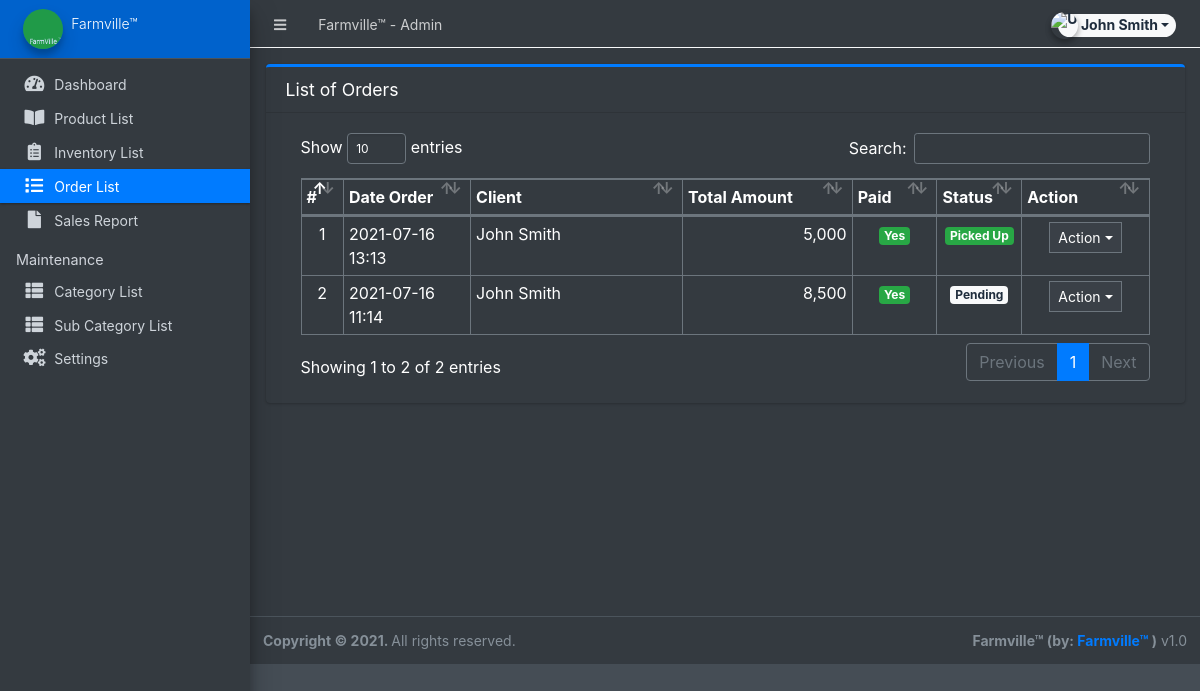
Page /admin/?page=orders (signed in) on the committed database.
### tables this page shows
CREATE TABLE `orders` (
  `id` int(30) NOT NULL,
  `client_id` int(30) NOT NULL,
  `delivery_address` text NOT NULL,
  `payment_method` varchar(100) NOT NULL,
  `order_type` tinyint(1) NOT NULL COMMENT '1= pickup,2= deliver',
  `amount` double NOT NULL,
  `status` tinyint(2) NOT NULL DEFAULT 0,
  `paid` tinyint(1) NOT NULL DEFAULT 0,
  `date_created` datetime NOT NULL DEFAULT current_timestamp(),
  `date_updated` datetime DEFAULT NULL ON UPDATE current_timestamp()
);

### admin/orders/index.php (the view, shortened to what this page needs)
<div class="card card-outline card-primary">
	<div class="card-header">
		<h3 class="card-title">List of Orders</h3>
	</div>
	<div class="card-body">
		<div class="container-fluid">
        <div class="container-fluid">
			<table class="table table-bordered table-stripped">
				<colgroup>
					<col width="5%">
					<col width="15%">
					<col width="25%">
					<col width="20%">
					<col width="10%">
					<col width="10%">
					<col width="15%">
				</colgroup>
				<thead>
					<tr>
						<th>#</th>
						<th>Date Order</th>
						<th>Client</th>
						<th>Total Amount</th>
						<th>Paid</th>
						<th>Status</th>
						<th>Action</th>
					</tr>
				</thead>
				<tbody>
					<?php
					$i = 1;
						$qry = $conn->query("SELECT o.*,concat(c.firstname,' ',c.lastname) as client from `orders` o inner join clients c on c.id = o.client_id order by unix_timestamp(o.date_created) desc ");
						while($row = $qry->fetch_assoc()):
					?>
						<tr>
							<td class="text-center"><?php echo $i++; ?></td>
							<td><?php echo date("Y-m-d H:i",strtotime($row['date_created'])) ?></td>
							<td><?php echo $row['client'] ?></td>
							<td class="text-right"><?php echo number_format($row['amount']) ?></td>
							<td class="text-center">
                                <?php if($row['paid'] == 0): ?>
                                    <span class="badge badge-light">No</span>
                                <?php else: ?>
                                    <span class="badge badge-success">Yes</span>
                                <?php endif; ?>
                            </td>
							<td class="text-center">
                                <?php if($row['status'] == 0): ?>
                                    <span class="badge badge-light">Pending</span>
                                <?php elseif($row['status'] == 1): ?>
                                    <span class="badge badge-primary">Packed</span>
								<?php elseif($row['status'] == 2): ?>
                                    <span class="badge badge-warning">Out for Delivery</span>
								<?php elseif($row['status'] == 3): ?>
                                    <span class="badge badge-success">Delivered</span>
								<?php elseif($row['status'] == 5): ?>
                                    <span class="badge badge-success">Picked Up</span>
                                <?php else: ?>
                                    <span class="badge badge-danger">Cancelled</span>
                                <?php endif; ?>
                            </td>
							<td align="center">
								 <button type="button" class="btn btn-flat btn-default btn-sm dropdown-toggle dropdown-icon" data-toggle="dropdown">
				                  		Action
				                  </button>
							</td>
						</tr>
					<?php endwhile; ?>
				</tbody>
			</table>
		</div>
		</div>
	</div>
</div>

### rows in the picture
orders: date_created "2021-07-16 13:13", client "John Smith", amount "5,000", paid "Yes", status "Picked Up"
orders: date_created "2021-07-16 11:14", client "John Smith", amount "8,500", paid "Yes", status "Pending"

### other values in the picture
$_settings->info('name') "Farmville™"
$_settings->userdata('firstname').' '.$_settings->userdata('lastname') "John Smith"
$_settings->info('short_name') "Farmville™"
